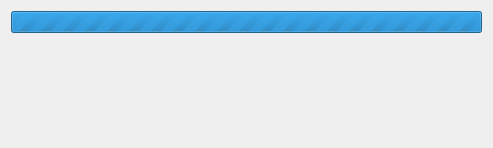
<?xml version="1.0" encoding="UTF-8"?>
<ui version="4.0">
 <class>Dialog</class>
 <widget class="QDialog" name="Dialog">
  <property name="geometry">
   <rect>
    <x>0</x>
    <y>0</y>
    <width>493</width>
    <height>148</height>
   </rect>
  </property>
  <property name="windowTitle">
   <string>Dialog</string>
  </property>
  <layout class="QGridLayout" name="gridLayout">
   <item row="0" column="0">
    <layout class="QVBoxLayout" name="verticalLayout">
     <property name="spacing">
      <number>0</number>
     </property>
     <item>
      <widget class="QProgressBar" name="Bar_Progress">
       <property name="maximum">
        <number>0</number>
       </property>
       <property name="value">
        <number>0</number>
       </property>
       <property name="alignment">
        <set>Qt::AlignCenter</set>
       </property>
       <property name="orientation">
        <enum>Qt::Horizontal</enum>
       </property>
      </widget>
     </item>
     <item>
      <widget class="QLabel" name="Label_Task">
       <property name="sizePolicy">
        <sizepolicy hsizetype="Expanding" vsizetype="Preferred">
         <horstretch>0</horstretch>
         <verstretch>0</verstretch>
        </sizepolicy>
       </property>
       <property name="text">
        <string/>
       </property>
       <property name="alignment">
        <set>Qt::AlignCenter</set>
       </property>
       <property name="margin">
        <number>5</number>
       </property>
      </widget>
     </item>
    </layout>
   </item>
  </layout>
 </widget>
 <resources/>
 <connections/>
</ui>
